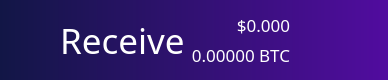
          <widget class="QFrame" name="NavBar">
           <property name="sizePolicy">
            <sizepolicy hsizetype="Preferred" vsizetype="Preferred">
             <horstretch>0</horstretch>
             <verstretch>0</verstretch>
            </sizepolicy>
           </property>
           <property name="minimumSize">
            <size>
             <width>0</width>
             <height>80</height>
            </size>
           </property>
           <property name="maximumSize">
            <size>
             <width>16777215</width>
             <height>80</height>
            </size>
           </property>
           <property name="layoutDirection">
            <enum>Qt::LeftToRight</enum>
           </property>
           <property name="autoFillBackground">
            <bool>false</bool>
           </property>
           <property name="styleSheet">
            <string notr="true">background: QLinearGradient(x1: 0, y1: 0, x2: 1, y2: 0, stop: 0 #121646, stop: 1 #510c9f);
border:0;
</string>
           </property>
           <property name="frameShape">
            <enum>QFrame::StyledPanel</enum>
           </property>
           <property name="frameShadow">
            <enum>QFrame::Raised</enum>
           </property>
           <layout class="QHBoxLayout" name="horizontalLayout_3">
            <property name="spacing">
             <number>-1</number>
            </property>
            <property name="leftMargin">
             <number>60</number>
            </property>
            <property name="topMargin">
             <number>0</number>
            </property>
            <property name="rightMargin">
             <number>60</number>
            </property>
            <property name="bottomMargin">
             <number>0</number>
            </property>
            <item>
             <widget class="QLabel" name="label_2">
              <property name="sizePolicy">
               <sizepolicy hsizetype="Preferred" vsizetype="Preferred">
                <horstretch>0</horstretch>
                <verstretch>0</verstretch>
               </sizepolicy>
              </property>
              <property name="font">
               <font>
                <family>ZoinLight</family>
                <pointsize>26</pointsize>
               </font>
              </property>
              <property name="autoFillBackground">
               <bool>false</bool>
              </property>
              <property name="styleSheet">
               <string notr="true">color:white;
background-color: rgba(255, 255, 255,0);</string>
              </property>
              <property name="text">
               <string>Receive</string>
              </property>
              <property name="indent">
               <number>0</number>
              </property>
             </widget>
            </item>
            <item>
             <layout class="QVBoxLayout" name="verticalLayout_5">
              <item>
               <widget class="QLabel" name="priceUSD">
                <property name="font">
                 <font>
                  <family>ZoinMedium</family>
                  <pointsize>13</pointsize>
                  <weight>50</weight>
                  <bold>false</bold>
                 </font>
                </property>
                <property name="styleSheet">
                 <string notr="true">background-color: rgb(0,0,0,0);
color: white;</string>
                </property>
                <property name="text">
                 <string>$0.000</string>
                </property>
                <property name="alignment">
                 <set>Qt::AlignBottom|Qt::AlignRight|Qt::AlignTrailing</set>
                </property>
               </widget>
              </item>
              <item>
               <widget class="QLabel" name="priceBTC">
                <property name="font">
                 <font>
                  <family>ZoinLight</family>
                  <pointsize>13</pointsize>
                  <weight>50</weight>
                  <bold>false</bold>
                 </font>
                </property>
                <property name="styleSheet">
                 <string notr="true">background-color: rgb(0,0,0,0);
color: white;</string>
                </property>
                <property name="text">
                 <string>0.00000 BTC</string>
                </property>
                <property name="alignment">
                 <set>Qt::AlignRight|Qt::AlignTop|Qt::AlignTrailing</set>
                </property>
               </widget>
              </item>
             </layout>
            </item>
            <item>
             <widget class="QPushButton" name="pushButton">
              <property name="maximumSize">
               <size>
                <width>50</width>
                <height>80</height>
               </size>
              </property>
              <property name="styleSheet">
               <string notr="true">background: rgb(0,0,0,0);</string>
              </property>
              <property name="text">
               <string/>
              </property>
              <property name="icon">
               <iconset resource="../bitcoin.qrc">
                <normaloff>:/icons/Exports_45</normaloff>:/icons/Exports_45</iconset>
              </property>
              <property name="iconSize">
               <size>
                <width>70</width>
                <height>70</height>
               </size>
              </property>
             </widget>
            </item>
           </layout>
          </widget>
